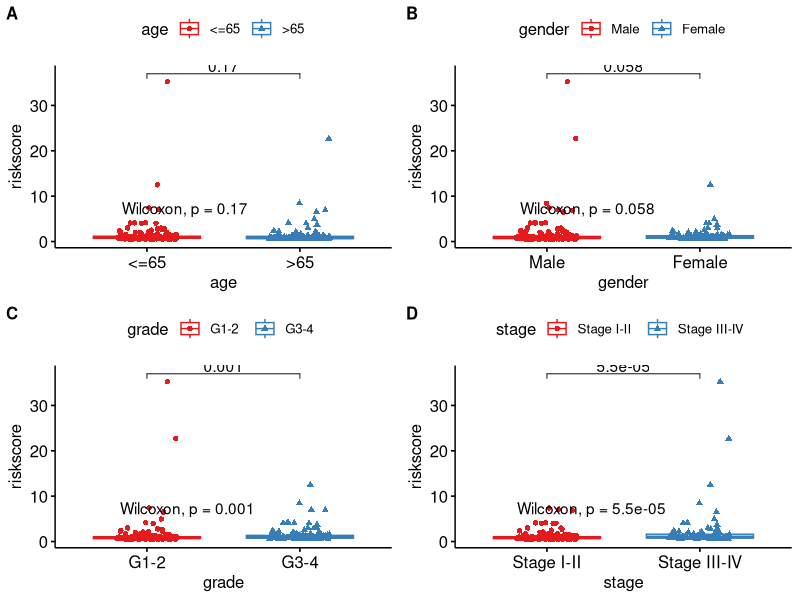
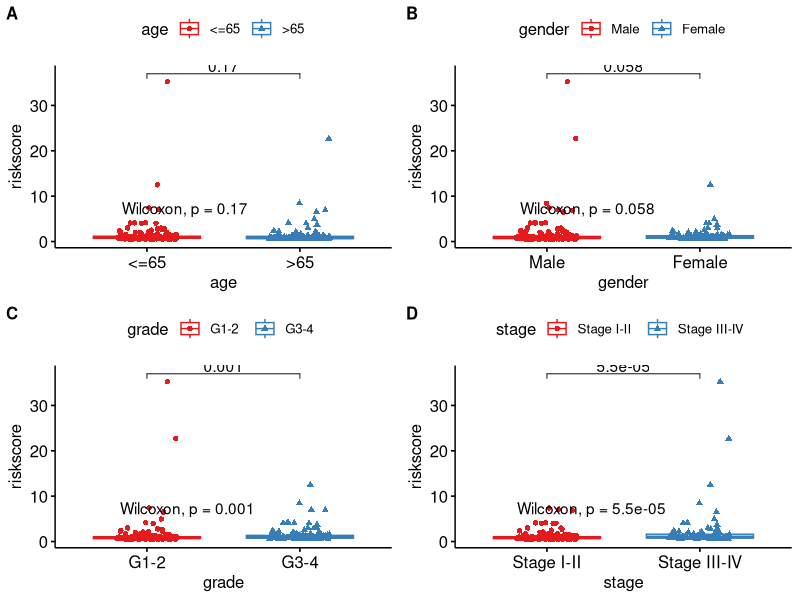

Reproduce these figures in R, in order.
library(ggpubr)
df <-read.table("Riskscore_comparison.txt",head=T,sep='\t',check.names = F,row.names = 1)
my_comparisons1 <- list( c("<=65", ">65") )
p1 <- ggboxplot(df, x = "age", y = "riskscore",color = "age", palette ='Set1',add = "jitter", shape = "age")
p1 <- p1 + stat_compare_means(comparisons = my_comparisons1)+ # Add pairwise comparisons p-value
stat_compare_means(label.y = 6)

p2 <- ggboxplot(df, x = "gender", y = "riskscore",color = "gender", palette ='Set1',add = "jitter", shape = "gender")
my_comparisons2 <- list( c("Male", "Female") )
p2 <- p2 + stat_compare_means(comparisons = my_comparisons2)+ stat_compare_means(label.y = 6)

p3 <- ggboxplot(df, x = "grade", y = "riskscore",color = "grade", palette ='Set1',add = "jitter", shape = "grade")
my_comparisons3 <- list( c("G1-2", "G3-4") )
p3 <- p3 + stat_compare_means(comparisons = my_comparisons3)+ stat_compare_means(label.y = 6)

p4 <- ggboxplot(df, x = "stage", y = "riskscore",color = "stage", palette ='Set1',add = "jitter", shape = "stage")
my_comparisons4 <- list( c("Stage I-II", "Stage III-IV") )
p4 <- p4 + stat_compare_means(comparisons = my_comparisons4)+ stat_compare_means(label.y = 6)
library(cowplot)
plot_grid(p1, p2,p3,p4, labels = c('A', 'B',"C","D"), label_size = 12)
ggsave("Riskscore_comparison.pdf")